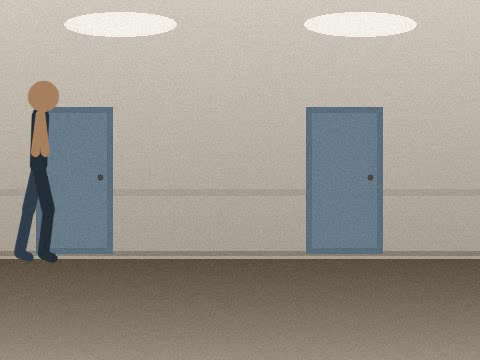
#> input picture frame 13 of videos/clip1_asymmetric_gait.mp4, 480 x 360 px
$ python ci_diag.py
#> lines starting #> are read from the running program, lines starting #| are printed output that depends on the picture
import glob
import hashlib

import cv2

for f in sorted(glob.glob("videos/clip*_*.mp4"))[:3]:
    raw = hashlib.sha256(open(f, "rb").read()).hexdigest()[:12]
    cap = cv2.VideoCapture(f)
    h = hashlib.sha256()
    for _ in range(30):
        ok, fr = cap.read()
        if not ok:
            break
        h.update(fr.tobytes())
#> this loop made 30 passes
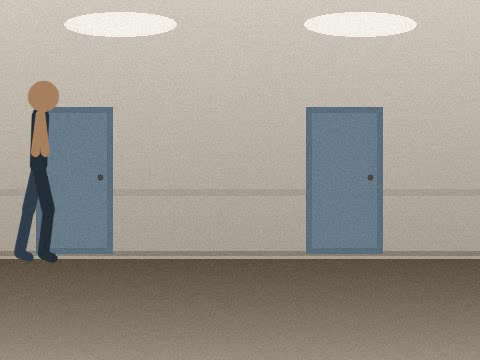
#> input picture frame 13 of videos/clip1_asymmetric_gait.mp4, 480 x 360 px
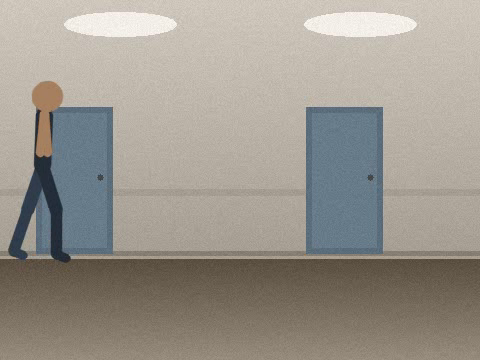
#> input picture frame 14 of videos/clip1_asymmetric_gait.mp4, 480 x 360 px
#> after the loop:
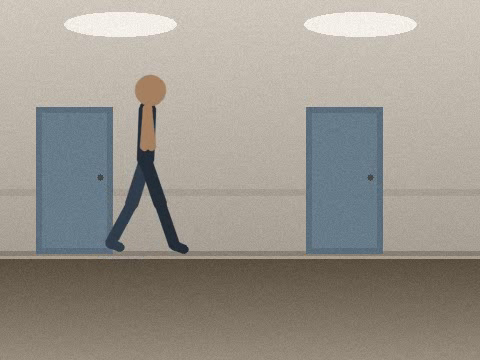
#> fr: shape (360, 480, 3); mean B, G, R 141.9, 150.4, 155.5
    print(f"{f}  file={raw}  decoded30={h.hexdigest()[:12]}")
#| videos/clip1_asymmetric_gait.mp4  file=5ee248bb7c06  decoded30=45f70a015afd

$ run again, starting later in the video
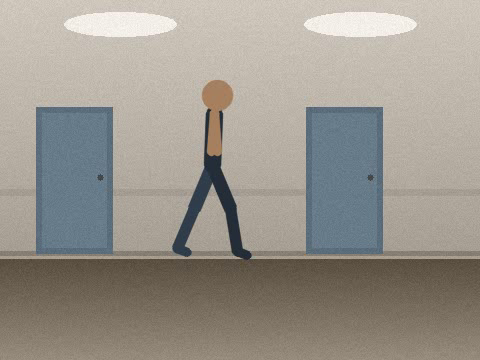
#> input picture frame 60 of videos/clip1_asymmetric_gait.mp4, 480 x 360 px
#> the loop `for _ in range(30):` made 30 passes
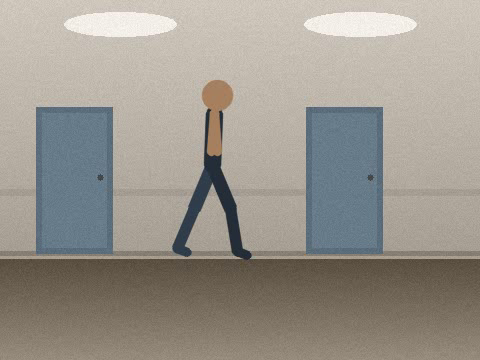
#> input picture frame 60 of videos/clip1_asymmetric_gait.mp4, 480 x 360 px
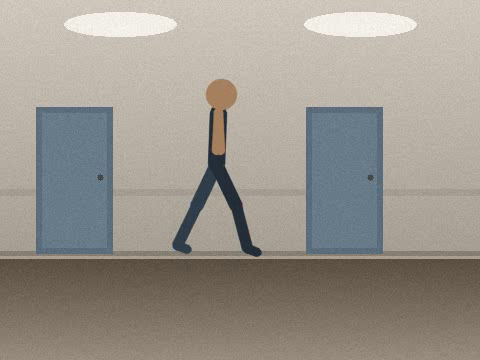
#> input picture frame 61 of videos/clip1_asymmetric_gait.mp4, 480 x 360 px
#> after the loop `for _ in range(30):`:
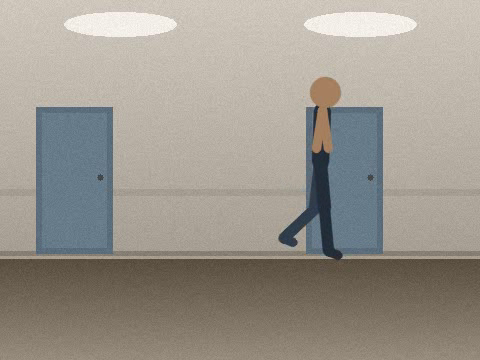
#> fr: shape (360, 480, 3); mean B, G, R 142.3, 151.3, 156.8
#| videos/clip1_asymmetric_gait.mp4  file=5ee248bb7c06  decoded30=e94211f8d4d4

$ run again, starting later in the video
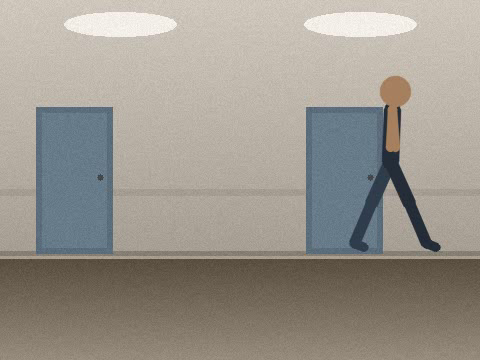
#> input picture frame 108 of videos/clip1_asymmetric_gait.mp4, 480 x 360 px
#> the loop `for _ in range(30):` made 28 passes
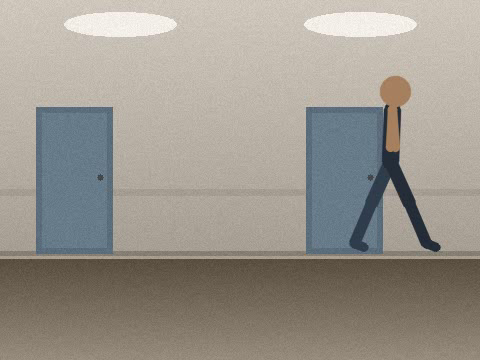
#> input picture frame 108 of videos/clip1_asymmetric_gait.mp4, 480 x 360 px
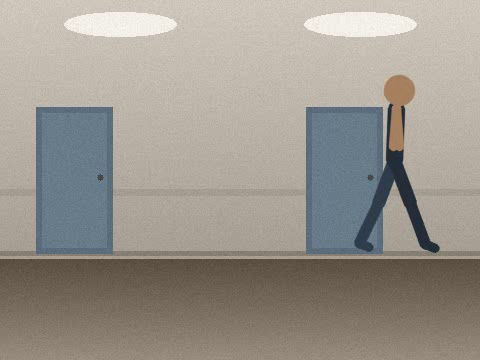
#> input picture frame 109 of videos/clip1_asymmetric_gait.mp4, 480 x 360 px
